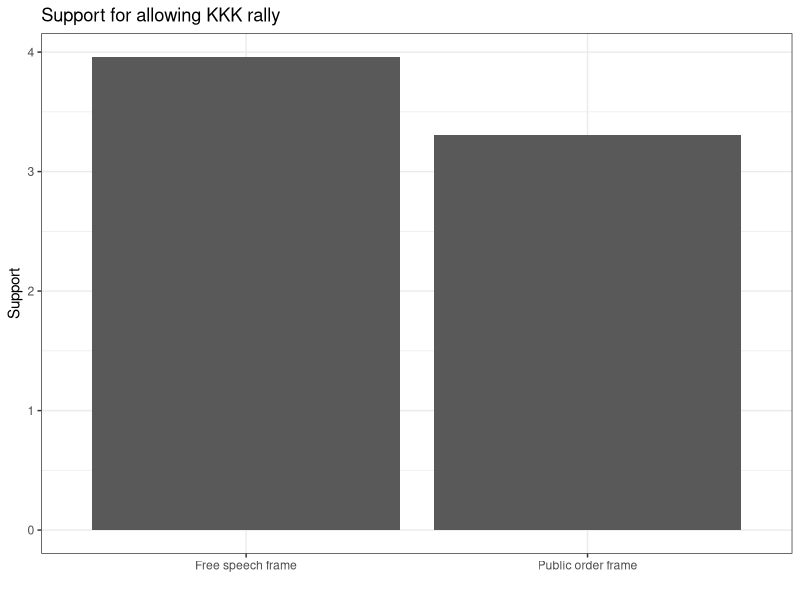
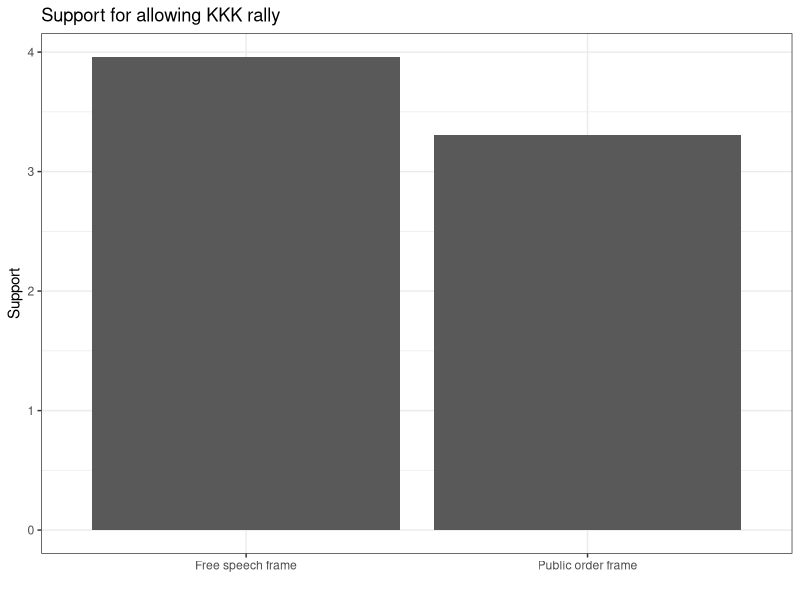

R code for these plots, in order:

# Graphs for Intro to quant. methods course, 2021
#################################################

library(tidyverse)

setwd("/Users/carloknotz/Documents/Work/Stavanger/Teaching/Statistics/Slides")

# Example: News framing experiment
rally <- data.frame(rally = c(3.96,3.31),
                    speech = c(4.17,3.54),
                    treat = c("free","order"))

rally %>% 
  pivot_longer(cols = c("rally","speech"),
               names_to = "outcome",
               values_to = "value") %>% 
  filter(outcome=="rally") %>% 
  ggplot(aes(x=treat,y=value)) +
    geom_bar(stat = "identity") +
    scale_x_discrete(labels = c("Free speech frame",
                                "Public order frame")) +
  ylab("Support") +
  xlab("") +
  labs(title = "Support for allowing KKK rally") +
  theme_bw() +
  theme(legend.position = "bottom",
        legend.title = element_blank())
  ggsave("rallygraph.pdf")
